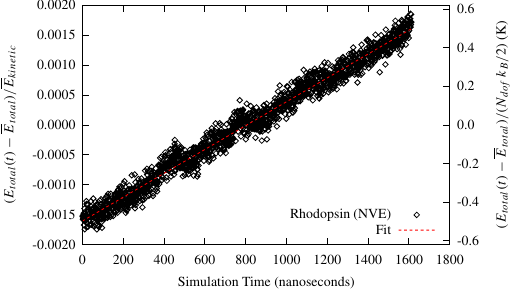

Reproduce this figure in gnuplot.
reset
set term mp color psnfss
set output 'edrift2.mp'
set key bottom right
set fit errorvariables
f(x)=a*x+b
a=2e-06
b=0.0025
fit f(x) 'rhod_energy.dat' every 1000 using ($1*2e-6):(($2+42570.6)/29439.1) via a,b
set yrange [-0.002:0.002]
set y2range [-0.002*310:0.002*310]
set ytics border nomirror
set lmargin 11
set rmargin 7
set y2tics border nomirror
set xlabel "Simulation Time (nanoseconds)"
set ylabel "$(E_{total}(t)-\\overline{E}_{total})/\\overline{E}_{kinetic}$"
set y2label "$(E_{total}(t)-\\overline{E}_{total})/(N_{dof}\\,k_B/2)$ (K)"
plot 'rhod_energy.dat' every 1000 using ($1*2e-6):(($2+42570.6)/29439.1) title 'Rhodopsin (NVE)',\
f(x) title 'Fit'
set output
set term win
